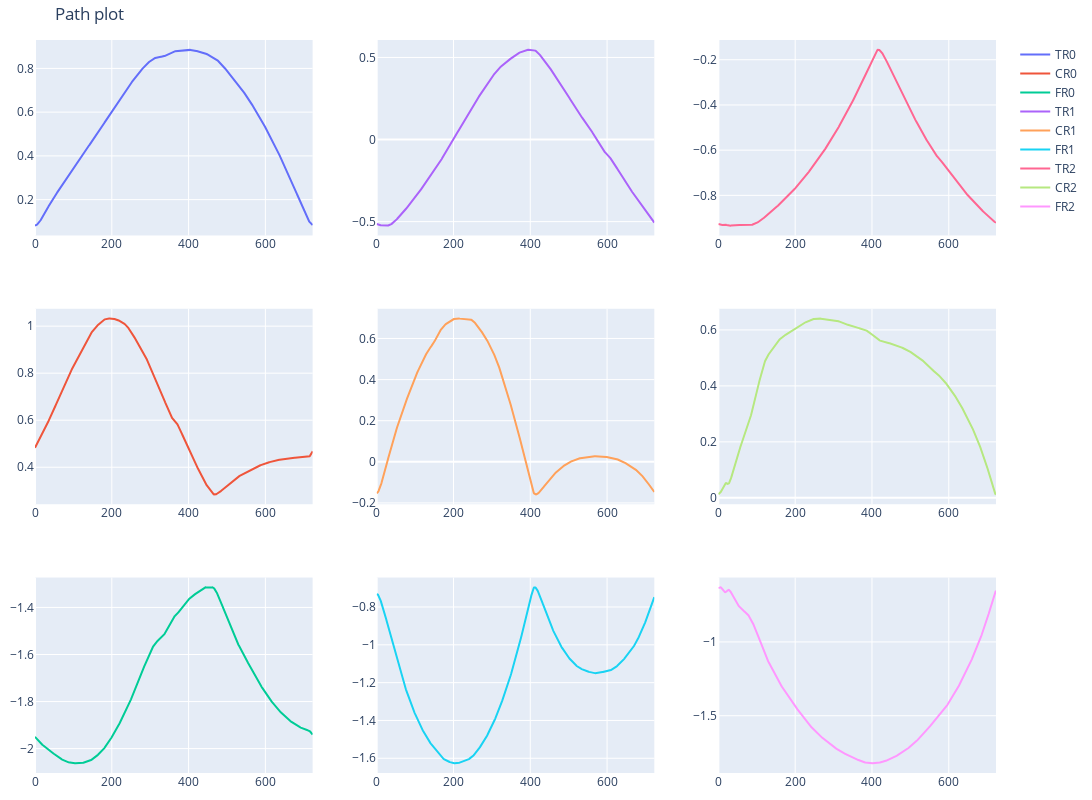

Notebook code cell kept with this figure:
### Markdown cell above
## Stick insect pattern

### Code cell
leg_0_df = pd.read_csv('include/stick_insect_path/rbfn_joint_targets_0.csv')
leg_1_df = pd.read_csv('include/stick_insect_path/rbfn_joint_targets_1_v1.csv')
leg_2_df = pd.read_csv('include/stick_insect_path/rbfn_joint_targets_2_new_v1.csv')

fig = go.Figure()
fig = make_subplots(rows=3, cols=3, shared_xaxes=False)
fig.update_layout(height=800, width=1100, title="Path plot")
fig.update_layout(margin=dict(l=10, r=10, t=40, b=10))  # Reduce margins

fig.add_trace(go.Scatter( y=leg_0_df['TR0'], mode='lines', name=f'TR0'), row=1, col=1)
fig.add_trace(go.Scatter( y=leg_0_df['CR0'], mode='lines', name=f'CR0'), row=2, col=1)
fig.add_trace(go.Scatter( y=leg_0_df['FR0'], mode='lines', name=f'FR0'), row=3, col=1)

fig.add_trace(go.Scatter( y=leg_1_df['TR1'], mode='lines', name=f'TR1'), row=1, col=2)
fig.add_trace(go.Scatter( y=leg_1_df['CR1'], mode='lines', name=f'CR1'), row=2, col=2)
fig.add_trace(go.Scatter( y=leg_1_df['FR1'], mode='lines', name=f'FR1'), row=3, col=2)

fig.add_trace(go.Scatter( y=leg_2_df['TR2'], mode='lines', name=f'TR2'), row=1, col=3)
fig.add_trace(go.Scatter( y=leg_2_df['CR2'], mode='lines', name=f'CR2'), row=2, col=3)
fig.add_trace(go.Scatter( y=leg_2_df['FR2'], mode='lines', name=f'FR2'), row=3, col=3)

### Figure 1 — Plotly figure (JSON) as saved in the notebook; plotly's stock layout.template omitted (floating-point values rounded to 4 significant figures; data arrays with more than 128 entries replaced by an {"elided": "..."} marker saying what was removed)
{"data": [{"mode": "lines", "name": "TR0", "type": "scatter", "xaxis": "x", "y": {"elided": "724 float values"}, "yaxis": "y"}, {"mode": "lines", "name": "CR0", "type": "scatter", "xaxis": "x4", "y": {"elided": "724 float values"}, "yaxis": "y4"}, {"mode": "lines", "name": "FR0", "type": "scatter", "xaxis": "x7", "y": {"elided": "724 float values"}, "yaxis": "y7"}, {"mode": "lines", "name": "TR1", "type": "scatter", "xaxis": "x2", "y": {"elided": "724 float values"}, "yaxis": "y2"}, {"mode": "lines", "name": "CR1", "type": "scatter", "xaxis": "x5", "y": {"elided": "724 float values"}, "yaxis": "y5"}, {"mode": "lines", "name": "FR1", "type": "scatter", "xaxis": "x8", "y": {"elided": "724 float values"}, "yaxis": "y8"}, {"mode": "lines", "name": "TR2", "type": "scatter", "xaxis": "x3", "y": {"elided": "724 float values"}, "yaxis": "y3"}, {"mode": "lines", "name": "CR2", "type": "scatter", "xaxis": "x6", "y": {"elided": "724 float values"}, "yaxis": "y6"}, {"mode": "lines", "name": "FR2", "type": "scatter", "xaxis": "x9", "y": {"elided": "724 float values"}, "yaxis": "y9"}], "layout": {"height": 800, "margin": {"b": 10, "l": 10, "r": 10, "t": 40}, "title": {"text": "Path plot"}, "width": 1100, "xaxis": {"anchor": "y", "domain": [0, 0.2889]}, "xaxis2": {"anchor": "y2", "domain": [0.3556, 0.6444]}, "xaxis3": {"anchor": "y3", "domain": [0.7111, 1]}, "xaxis4": {"anchor": "y4", "domain": [0, 0.2889]}, "xaxis5": {"anchor": "y5", "domain": [0.3556, 0.6444]}, "xaxis6": {"anchor": "y6", "domain": [0.7111, 1]}, "xaxis7": {"anchor": "y7", "domain": [0, 0.2889]}, "xaxis8": {"anchor": "y8", "domain": [0.3556, 0.6444]}, "xaxis9": {"anchor": "y9", "domain": [0.7111, 1]}, "yaxis": {"anchor": "x", "domain": [0.7333, 1]}, "yaxis2": {"anchor": "x2", "domain": [0.7333, 1]}, "yaxis3": {"anchor": "x3", "domain": [0.7333, 1]}, "yaxis4": {"anchor": "x4", "domain": [0.3667, 0.6333]}, "yaxis5": {"anchor": "x5", "domain": [0.3667, 0.6333]}, "yaxis6": {"anchor": "x6", "domain": [0.3667, 0.6333]}, "yaxis7": {"anchor": "x7", "domain": [0, 0.2667]}, "yaxis8": {"anchor": "x8", "domain": [0, 0.2667]}, "yaxis9": {"anchor": "x9", "domain": [0, 0.2667]}}}
